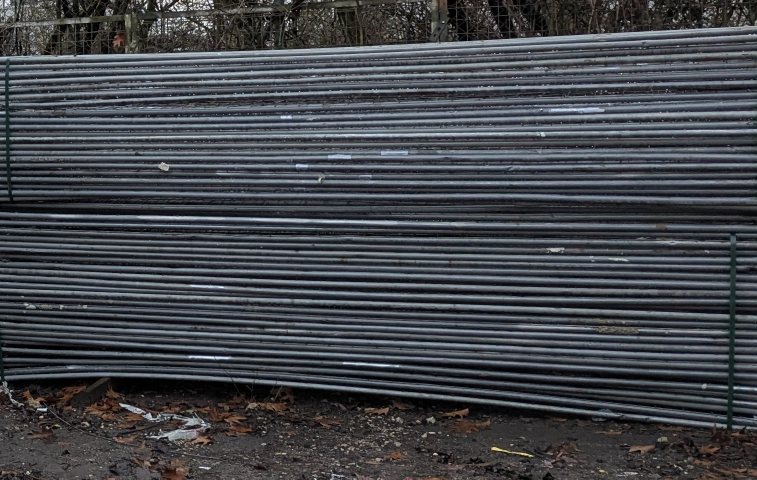
#> input picture bg/test_cutted.png, 1513 x 959 px, found by its file name (shown at 1/2 size)
$ python occluders.py   (older library calls are emulated)
#> lines starting #> are read from the running program, lines starting #| are printed output that depends on the picture
"""
Stufe 2: Aufbau einer Okkluder-Bibliothek aus echten Rohrstangen.

WARUM ECHTE STANGEN STATT GEZEICHNETER BALKEN
---------------------------------------------
In allen realen Aufnahmen liegen vor den Stirnflaechen weitere Rohre, die
Teile der Profile verdecken. Ein synthetisch gemalter Balken haette eine
andere Textur-, Rausch- und Glanzstatistik als der Rest des Bildes; das Netz
koennte "Objekt liegt neben kuenstlichem Balken" lernen. Die vier
Clean-Plate-Hintergruende (bg/*_cutted.*) sind buchstaeblich Waende aus
Rohrschaeften desselben Materials; daraus geschnittene Streifen tragen echte
Textur, echtes Sensorrauschen und echte Glanzlichter.

VERFAHREN
---------
1. Dominante Rohrrichtung ueber den Struktur-Tensor bestimmen und das Bild so
   drehen, dass die Rohre horizontal liegen.
2. Zeilenmittel-Profil bilden. Jedes Rohr erzeugt eine helle Glanzlinie
   (Maximum) und dazwischen einen dunklen Schattenspalt (Minimum). Die
   Maxima liefern die Rohrachsen, ihr Abstand den Durchmesser.
3. Streifen der Hoehe = Achsabstand um jede Achse ausschneiden.
4. Streifen mit weicher Kapselmaske (abgerundete Enden, gefederter Rand)
   versehen -> RGBA-Okkluder.
"""
import os
import numpy as np
import cv2

CLEAN_PLATES = ["bg/test_cutted.png", "bg/img3884_cutted.png",
                "bg/test4_cutted.png", "bg/img3886_cutted.png"]
OUT = "assets/bars"


def dominant_angle(gray):
    """Struktur-Tensor -> Winkel der dominanten Bildstruktur in Grad."""
    g = cv2.GaussianBlur(gray, (0, 0), 2.0)
    gx = cv2.Sobel(g, cv2.CV_32F, 1, 0, ksize=5)
    gy = cv2.Sobel(g, cv2.CV_32F, 0, 1, ksize=5)
    jxx, jyy, jxy = (gx * gx).mean(), (gy * gy).mean(), (gx * gy).mean()
    # Richtung der geringsten Gradientenenergie = Richtung der Rohrachse
    theta = 0.5 * np.arctan2(2 * jxy, jxx - jyy)      # Richtung max. Energie
    return np.rad2deg(theta) + 90.0


def rotate_keep(img, ang):
    h, w = img.shape[:2]
    M = cv2.getRotationMatrix2D((w / 2, h / 2), ang, 1.0)
    return cv2.warpAffine(img, M, (w, h), flags=cv2.INTER_CUBIC,
                          borderMode=cv2.BORDER_REFLECT101)


def find_axes(gray):
    """Rohrachsen = lokale Maxima des Zeilenmittelprofils."""
    prof = gray.mean(axis=1).astype(np.float32)
    prof = cv2.GaussianBlur(prof.reshape(-1, 1), (1, 5), 0).ravel()
    base = cv2.GaussianBlur(prof.reshape(-1, 1), (1, 61), 0).ravel()
    d = prof - base                                    # Hochpass
    peaks = [i for i in range(2, len(d) - 2)
             if d[i] == max(d[i - 2:i + 3]) and d[i] > 0.15 * d.std()]
    return np.array(peaks)


def capsule_alpha(w, h, feather=1.6, supersample=4):
    """Weiche Kapselmaske (Rechteck mit halbrunden Enden)."""
    S = supersample
    ys, xs = np.mgrid[0:h * S, 0:w * S].astype(np.float32)
    xs = (xs + 0.5) / S
    ys = (ys + 0.5) / S
    r = h / 2.0
    cx1, cx2 = r, w - r
    dx = np.clip(xs, cx1, cx2)
    dist = np.sqrt((xs - dx) ** 2 + (ys - h / 2.0) ** 2)
    a = np.clip((r - dist) / feather + 0.5, 0, 1)
    return cv2.resize(a, (w, h), interpolation=cv2.INTER_AREA)


def build(max_per_plate=14, min_d=9, max_d=90):
#> called with max_per_plate = 14, min_d = 9, max_d = 90
    os.makedirs(OUT, exist_ok=True)
    n = 0
    sheet_rows = []
    for path in CLEAN_PLATES:
        img = cv2.imread(path, cv2.IMREAD_COLOR)
#> img is the input picture: shape (959, 1513, 3); mean B, G, R 75.7, 70.6, 67.9
        gray = cv2.cvtColor(img, cv2.COLOR_BGR2GRAY).astype(np.float32)
        # Der Struktur-Tensor ist 180-periodisch; auf (-45, 45] falten, damit
        # immer die kleinstmoegliche Drehung zur Horizontalen gewaehlt wird.
        ang = (dominant_angle(gray) + 45.0) % 90.0 - 45.0
#> in dominant_angle, `g = cv2.GaussianBlur(gray, (0, 0), 2.0)`:
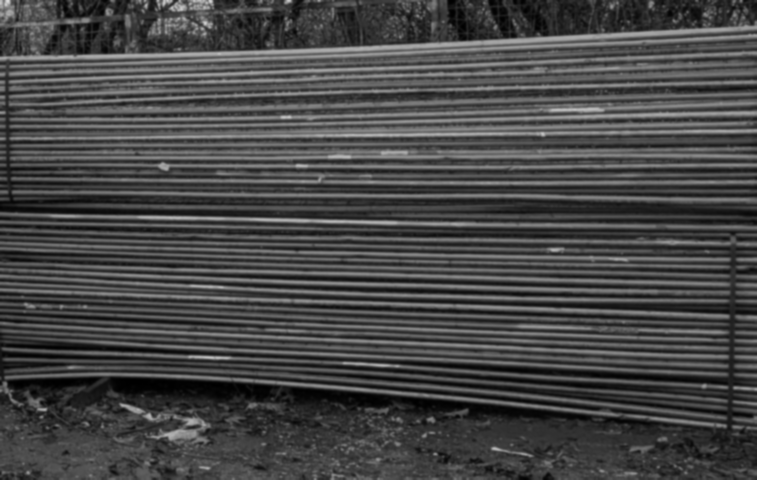
#> g: shape (959, 1513) float32 (shown at 1/2 size); min 0.13, max 220.5, mean 70.4
#> in dominant_angle, `gx = cv2.Sobel(g, cv2.CV_32F, 1, 0, ksize=5)`:
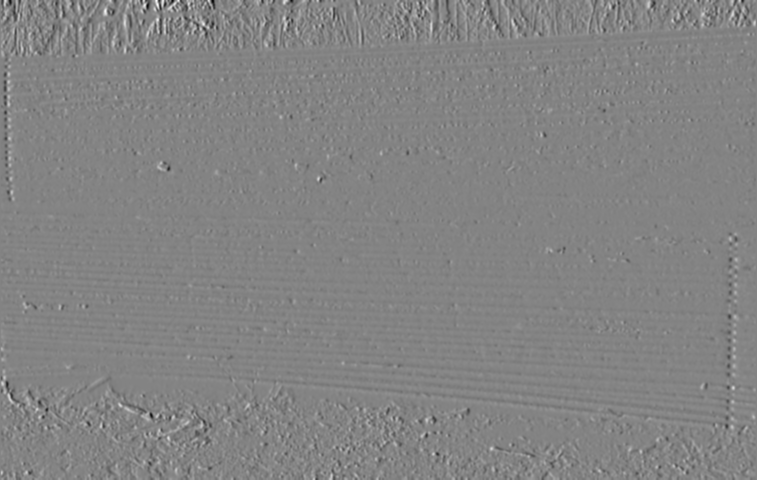
#> gx: shape (959, 1513) float32 (shown at 1/2 size); min -3654.5, max 3437.7, mean 0.3; drawn with min black and max white
#> in dominant_angle, `gy = cv2.Sobel(g, cv2.CV_32F, 0, 1, ksize=5)`:
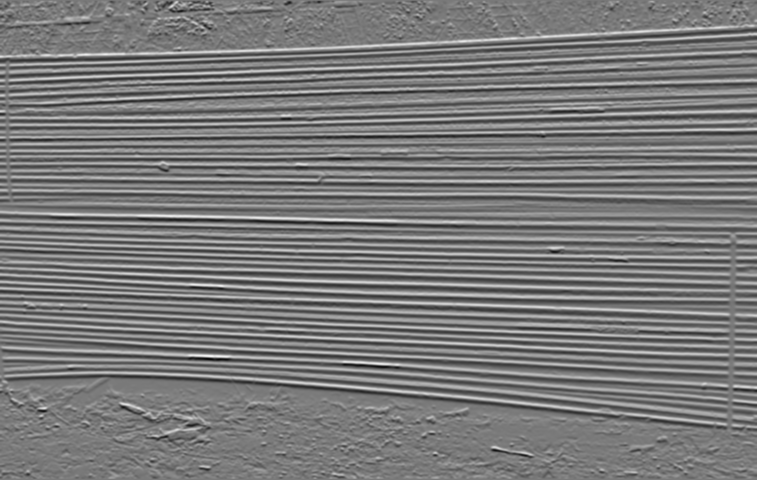
#> gy: shape (959, 1513) float32 (shown at 1/2 size); min -4048.4, max 4436.5, mean 0.8; drawn with min black and max white
#> in dominant_angle, `jxx, jyy, jxy = (gx * gx).mean(), (gy * gy).mean(), (gx * gy).mean()`: jxx = 60809; jyy = 1398951.4; jxy = -20664.4
#> in dominant_angle, `theta = 0.5 * np.arctan2(2 * jxy, jxx - jyy)`: theta = -1.56
#> ang = 0.885
        rot = rotate_keep(img, ang)
#> in rotate_keep, `M = cv2.getRotationMatrix2D((w / 2, h / 2), ang, 1.0)`: M = [[1, 0.0154, -7.31], [-0.0154, 1, 11.74]]
#> in rotate_keep, `return cv2.warpAffine(img, M, (w, h), flags=cv2.INTER_CUBIC, borderMod..`:
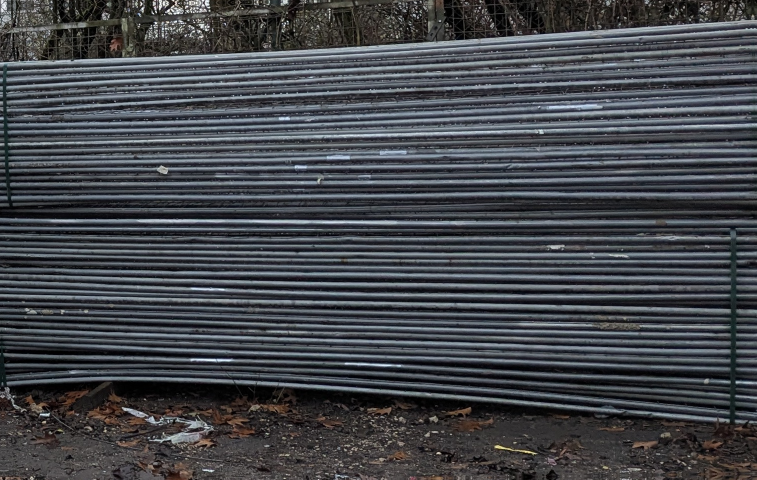
#> returned value: shape (959, 1513, 3) (shown at 1/2 size); mean of channels 0, 1, 2 75.7, 70.7, 67.9; drawn as B, G, R
        rgray = cv2.cvtColor(rot, cv2.COLOR_BGR2GRAY).astype(np.float32)
        H, W = rgray.shape
#> H = 959; W = 1513
        # Raender wegen Rotationsartefakten beschneiden
        m = int(0.06 * min(H, W)) + 2
#> m = 59
        rot, rgray = rot[m:H - m, m:W - m], rgray[m:H - m, m:W - m]
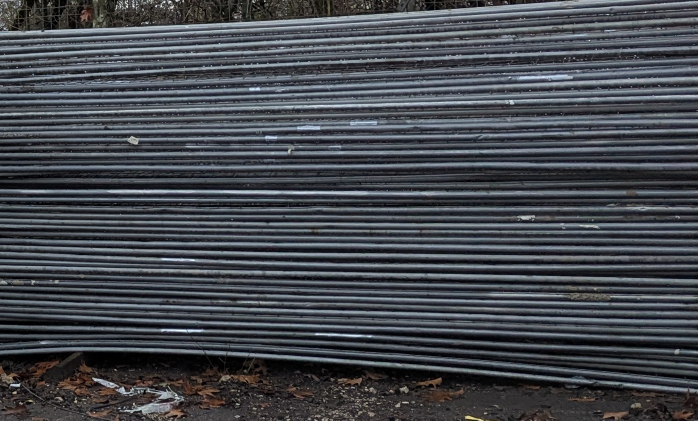
#> rot: shape (841, 1395, 3) (shown at 1/2 size); mean B, G, R 78.8, 72.7, 69.1
#> rgray: shape (841, 1395) float32
        H, W = rgray.shape
#> H = 841; W = 1395
        axes = find_axes(rgray)
#> in find_axes, `prof = gray.mean(axis=1).astype(np.float32)`: prof = 841 values, max 150.1 at index 384, min 20.78 at index 406, mean 72.31
#> in find_axes, `prof = cv2.GaussianBlur(prof.reshape(-1, 1), (1, 5), 0).ravel()`: prof = 841 values, max 146.3 at index 384, min 25.41 at index 376, mean 72.31
#> in find_axes, `base = cv2.GaussianBlur(prof.reshape(-1, 1), (1, 61), 0).ravel()`: base = 841 values, max 99.02 at index 64, min 37.56 at index 736, mean 72.32
#> in find_axes, `d = prof - base`: d = 841 values, max 70.41 at index 384, min -41.59 at index 377, mean -0.00267
#> in find_axes, `peaks = [i for i in range(2, len(d) - 2) if d[i] == max(d[i - 2:i + 3]..`: peaks = 49 values from 12 to 827
#> axes = 49 values from 12 to 827
        if len(axes) < 3:
            print(f"  {path}: keine Achsen gefunden (ang={ang:.1f})")
            continue
        diam = int(np.median(np.diff(axes)))
#> diam = 16
        print(f"  {os.path.basename(path):20s} ang={ang:+5.1f} deg  "
              f"{len(axes)} Achsen  Durchmesser~{diam}px")
#|   test_cutted.png      ang= +0.9 deg  49 Achsen  Durchmesser~16px
        if not (min_d <= diam <= max_d):
            print("    -> Durchmesser ausserhalb Plausibilitaetsbereich, uebersprungen")
            continue
        step = max(1, len(axes) // max_per_plate)
#> step = 3
        for y in axes[::step][:max_per_plate]:
            y0, y1 = int(y - diam / 2), int(y + diam / 2)
            if y0 < 0 or y1 > H:
                continue
            L = min(W, int(diam * np.random.uniform(9, 22)))
            x0 = np.random.randint(0, max(1, W - L))
            strip = rot[y0:y1, x0:x0 + L]
            if strip.shape[0] < 4 or strip.shape[1] < 20:
                continue
            a = capsule_alpha(strip.shape[1], strip.shape[0])
            rgba = np.dstack([strip, (a * 255).astype(np.uint8)])
            name = f"bar_{n:03d}.png"
            cv2.imwrite(os.path.join(OUT, name), rgba)
            n += 1
            if len(sheet_rows) < 16:
                sheet_rows.append(rgba)
#> this loop made 14 passes
#> (y, y0, y1, L, x0, cx2 in capsule_alpha, name) on passes 1 to 12: (12, 4, 20, 258, 835, 250, 'bar_000.png'), (97, 89, 105, 322, 1033, 314, 'bar_001.png'), (123, 115, 131, 273, 599, 265, 'bar_002.png'), (163, 155, 171, 329, 600, 321, 'bar_003.png'), (212, 204, 220, 200, 705, 192, 'bar_004.png'), (263, 255, 271, 308, 87, 300, 'bar_005.png'), (306, 298, 314, 243, 849, 235, 'bar_006.png'), (362, 354, 370, 336, 845, 328, 'bar_007.png'), (417, 409, 425, 214, 115, 206, 'bar_008.png'), (462, 454, 470, 220, 448, 212, 'bar_009.png'), (512, 504, 520, 347, 755, 339, 'bar_010.png'), (553, 545, 561, 252, 910, 244, 'bar_011.png')
#> pass 1, in capsule_alpha, `ys, xs = np.mgrid[0:h * S, 0:w * S].astype(np.float32)`:
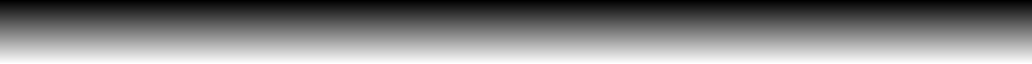
#> ys: shape (64, 1032) float32; min 0, max 63, mean 31.5; drawn with min black and max white
#> pass 1, in capsule_alpha, `ys, xs = np.mgrid[0:h * S, 0:w * S].astype(np.float32)`:
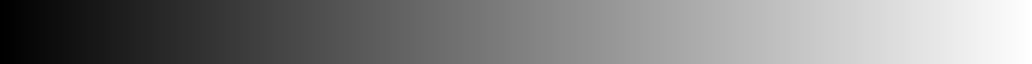
#> xs: shape (64, 1032) float32; min 0, max 1031, mean 515.5; drawn with min black and max white
#> after the loop, n = 14; sheet_rows = 14 items
#> pass 2 of the loop in build, `for path in CLEAN_PLATES:`:
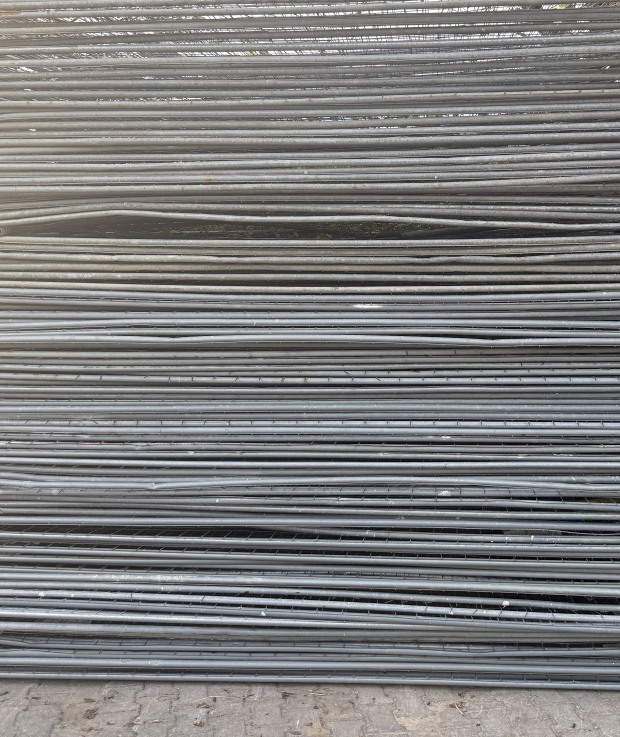
#> input picture bg/img3884_cutted.png, 1240 x 1474 px, found by its file name (shown at 1/2 size)
#> in build, img is the input picture: shape (1474, 1240, 3); mean B, G, R 125.6, 125.6, 125.3
#> gray: shape (1474, 1240) float32
#> g: shape (1474, 1240) float32
#> gx: shape (1474, 1240) float32
#> gy: shape (1474, 1240) float32
#> ang = 0.457
#> in build, `rot, rgray = rot[m:H - m, m:W - m], rgray[m:H - m, m:W - m]`:
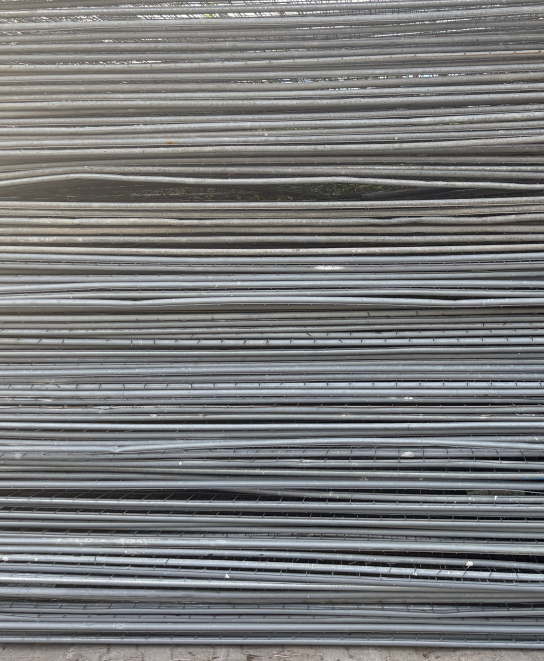
#> rot: shape (1322, 1088, 3) (shown at 1/2 size); mean B, G, R 122.8, 122.1, 121.1
#> axes = 70 values from 2 to 1318
#> diam = 18
#|   img3884_cutted.png   ang= +0.5 deg  70 Achsen  Durchmesser~18px
#> step = 5
#> the loop in build, `for y in axes[::step][:max_per_plate]:` made 14 passes
#> (y, y0, y1, L, x0, cx2 in capsule_alpha, name) on passes 2 to 9: (90, 81, 99, 186, 151, 177, 'bar_014.png'), (190, 181, 199, 223, 459, 214, 'bar_015.png'), (300, 291, 309, 334, 28, 325, 'bar_016.png'), (427, 418, 436, 295, 128, 286, 'bar_017.png'), (516, 507, 525, 237, 550, 228, 'bar_018.png'), (601, 592, 610, 214, 273, 205, 'bar_019.png'), (682, 673, 691, 382, 617, 373, 'bar_020.png'), (783, 774, 792, 267, 543, 258, 'bar_021.png')
#> pass 2, in capsule_alpha (call 15), `xs = (xs + 0.5) / S`:
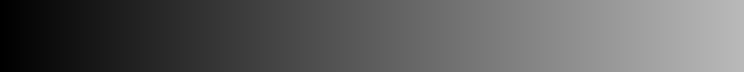
#> xs: shape (72, 744) float32; min 0.125, max 185.9, mean 93
#> after the loop in build, `for y in axes[::step][:max_per_plate]:`: n = 27; sheet_rows = 16 items
    # Kontrollbild
    if sheet_rows:
        Wm = max(r.shape[1] for r in sheet_rows)
        Hm = max(r.shape[0] for r in sheet_rows)
        sh = np.full((len(sheet_rows) * (Hm + 6) + 6, Wm + 12, 3), 90, np.uint8)
        for i, r in enumerate(sheet_rows):
            a = r[:, :, 3:4] / 255.0
            comp = (r[:, :, :3] * a + 90 * (1 - a)).astype(np.uint8)
            y = 6 + i * (Hm + 6)
            sh[y:y + comp.shape[0], 6:6 + comp.shape[1]] = comp
        cv2.imwrite("docs/bars_check.png", sh)
    print(f"-> {n} Okkluder-Stangen in {OUT}/, Kontrollbild docs/bars_check.png")


if __name__ == "__main__":
    np.random.seed(0)
#> (the run stopped early here; a loop or call above may not have finished)
